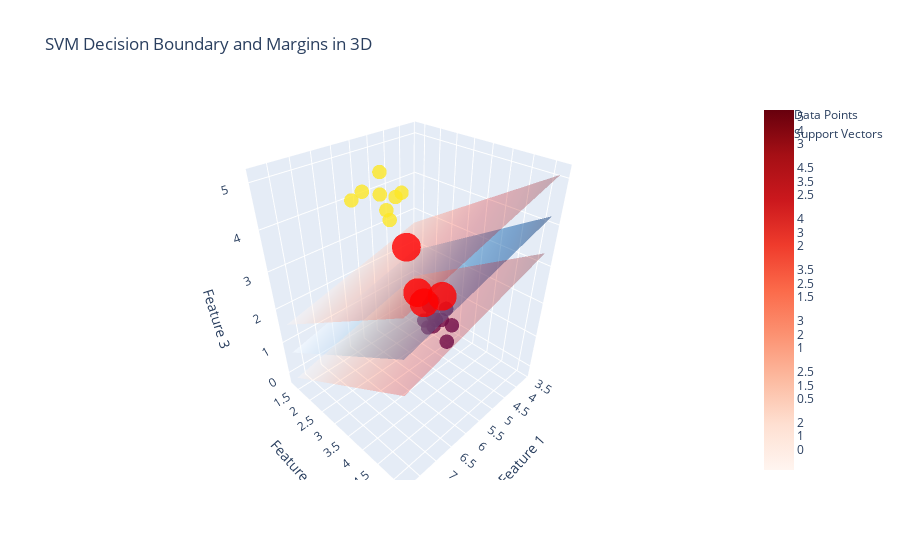

The notebook cell this image was saved under:
### Code cell
import numpy as np
import plotly.graph_objects as go
from sklearn import datasets
from sklearn.model_selection import train_test_split
from sklearn.svm import SVC

# Load the Iris dataset
iris = datasets.load_iris()
X = iris.data[:, :3]  # We take the first three features for 3D plotting
y = iris.target

print(X.shape,y.shape)
# We'll use only two classes for simplicity (binary classification)
X = X[y != 2]
y = y[y != 2]
print(X.shape,y.shape)
# Split the dataset into training and testing sets
X_train, X_test, y_train, y_test = train_test_split(X, y, test_size=0.2, random_state=42)

# Create an SVM classifier with a linear kernel
svm_classifier = SVC(kernel='linear', C=1.0)

# Train the classifier
svm_classifier.fit(X_train, y_train)

def plot_decision_boundary_3d(clf, X, y):
    # Create a 3D scatter plot
    fig = go.Figure()

    # Plot the points
    fig.add_trace(go.Scatter3d(
        x=X[:, 0], y=X[:, 1], z=X[:, 2],
        mode='markers',
        marker=dict(size=5, color=y, colorscale='Viridis', opacity=0.8),
        name='Data Points'
    ))

    # Create a mesh grid for the decision boundary and margin planes
    x_min, x_max = X[:, 0].min() - 1, X[:, 0].max() + 1
    y_min, y_max = X[:, 1].min() - 1, X[:, 1].max() + 1

    xx, yy = np.meshgrid(np.linspace(x_min, x_max, 50),
                         np.linspace(y_min, y_max, 50))

    # Calculate decision boundary plane (decision function = 0)
    zz_decision = -(clf.coef_[0, 0] * xx + clf.coef_[0, 1] * yy + clf.intercept_[0]) / clf.coef_[0, 2]

    # Calculate margin planes (decision function = +/-1)
    zz_margin_positive = -(clf.coef_[0, 0] * xx + clf.coef_[0, 1] * yy + clf.intercept_[0] - 1) / clf.coef_[0, 2]
    zz_margin_negative = -(clf.coef_[0, 0] * xx + clf.coef_[0, 1] * yy + clf.intercept_[0] + 1) / clf.coef_[0, 2]

    # Plot decision boundary surface
    fig.add_trace(go.Surface(
        x=xx, y=yy, z=zz_decision,
        colorscale='Blues', opacity=0.5,
        name='Decision Boundary'
    ))

    # Plot positive margin plane
    fig.add_trace(go.Surface(
        x=xx, y=yy, z=zz_margin_positive,
        colorscale='Reds', opacity=0.3,
        name='Positive Margin Plane'
    ))

    # Plot negative margin plane
    fig.add_trace(go.Surface(
        x=xx, y=yy, z=zz_margin_negative,
        colorscale='Reds', opacity=0.3,
        name='Negative Margin Plane'
    ))

    # Plot support vectors
    fig.add_trace(go.Scatter3d(
        x=clf.support_vectors_[:, 0], y=clf.support_vectors_[:, 1], z=clf.support_vectors_[:, 2],
        mode='markers',
        marker=dict(size=10, color='red', opacity=0.8),
        name='Support Vectors'
    ))

    fig.update_layout(
        title="SVM Decision Boundary and Margins in 3D",
        scene=dict(
            xaxis_title='Feature 1',
            yaxis_title='Feature 2',
            zaxis_title='Feature 3'
        )
    )

    fig.show()

# Plot the decision boundary in 3D
plot_decision_boundary_3d(svm_classifier, X_test, y_test)

### Figure 1 — Plotly figure (JSON) as saved in the notebook; plotly's stock layout.template omitted (floating-point values rounded to 4 significant figures; data arrays with more than 128 entries replaced by an {"elided": "..."} marker saying what was removed)
{"data": [{"marker": {"color": [1, 1, 1, 0, 0, 0, 0, 1, 0, 0, 0, 0, 1, 0, 1, 0, 1, 1, 0, 0], "colorscale": [[0, "#440154"], [0.1111, "#482878"], [0.2222, "#3e4989"], [0.3333, "#31688e"], [0.4444, "#26828e"], [0.5556, "#1f9e89"], [0.6667, "#35b779"], [0.7778, "#6ece58"], [0.8889, "#b5de2b"], [1, "#fde725"]], "opacity": 0.8, "size": 5}, "mode": "markers", "name": "Data Points", "type": "scatter3d", "x": [6, 5.5, 5.9, 4.8, 5.1, 5.1, 4.6, 5.5, 5.4, 5.1, 5.7, 4.8, 6.1, 5.5, 5.5, 5, 6.8, 6.7, 4.8, 5.4], "y": [2.7, 2.3, 3.2, 3, 3.8, 3.4, 3.6, 2.4, 3.7, 3.5, 3.8, 3.1, 2.8, 4.2, 2.6, 3.6, 2.8, 3, 3, 3.4], "z": [5.1, 4, 4.8, 1.4, 1.9, 1.5, 1, 3.8, 1.5, 1.4, 1.7, 1.6, 4.7, 1.4, 4.4, 1.4, 4.8, 5, 1.4, 1.5]}, {"colorscale": [[0, "rgb(247,251,255)"], [0.125, "rgb(222,235,247)"], [0.25, "rgb(198,219,239)"], [0.375, "rgb(158,202,225)"], [0.5, "rgb(107,174,214)"], [0.625, "rgb(66,146,198)"], [0.75, "rgb(33,113,181)"], [0.875, "rgb(8,81,156)"], [1, "rgb(8,48,107)"]], "name": "Decision Boundary", "opacity": 0.5, "type": "surface", "x": {"elided": "50x50 float values"}, "y": {"elided": "50x50 float values"}, "z": {"elided": "50x50 float values"}}, {"colorscale": [[0, "rgb(255,245,240)"], [0.125, "rgb(254,224,210)"], [0.25, "rgb(252,187,161)"], [0.375, "rgb(252,146,114)"], [0.5, "rgb(251,106,74)"], [0.625, "rgb(239,59,44)"], [0.75, "rgb(203,24,29)"], [0.875, "rgb(165,15,21)"], [1, "rgb(103,0,13)"]], "name": "Positive Margin Plane", "opacity": 0.3, "type": "surface", "x": {"elided": "50x50 float values"}, "y": {"elided": "50x50 float values"}, "z": {"elided": "50x50 float values"}}, {"colorscale": [[0, "rgb(255,245,240)"], [0.125, "rgb(254,224,210)"], [0.25, "rgb(252,187,161)"], [0.375, "rgb(252,146,114)"], [0.5, "rgb(251,106,74)"], [0.625, "rgb(239,59,44)"], [0.75, "rgb(203,24,29)"], [0.875, "rgb(165,15,21)"], [1, "rgb(103,0,13)"]], "name": "Negative Margin Plane", "opacity": 0.3, "type": "surface", "x": {"elided": "50x50 float values"}, "y": {"elided": "50x50 float values"}, "z": {"elided": "50x50 float values"}}, {"marker": {"color": "red", "opacity": 0.8, "size": 10}, "mode": "markers", "name": "Support Vectors", "type": "scatter3d", "x": [5, 4.8, 4.5, 5.1], "y": [3, 3.4, 2.3, 2.5], "z": [1.6, 1.9, 1.3, 3]}], "layout": {"scene": {"xaxis": {"title": {"text": "Feature 1"}}, "yaxis": {"title": {"text": "Feature 2"}}, "zaxis": {"title": {"text": "Feature 3"}}}, "title": {"text": "SVM Decision Boundary and Margins in 3D"}}}
